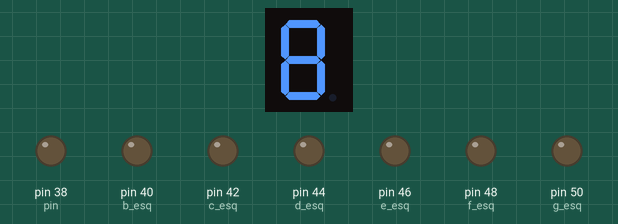
Simulated run of this sketch. Board: Arduino Mega 2560, built with avr-gcc and run on an emulated ATmega2560. Shown: 1-digit seven-segment display, output pins drawn as LEDs (lit = HIGH). Wiring (inferred from the names in the program): 1-digit 7-segment display, segments lit when LOW: segments pin 5, pin 6, pin 7, pin 8, pin 9, pin 10, pin 11. The segment pins are drawn as the display they are named for; pins used as bus, display or sensor lines are not drawn.

Above: at 0.1 s.
At 4.1 s:
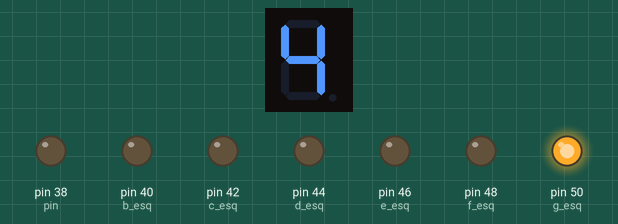
At 8.2 s:
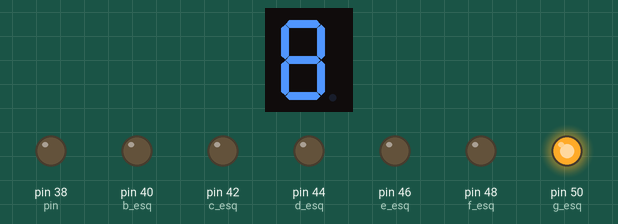
At 17.3 s:
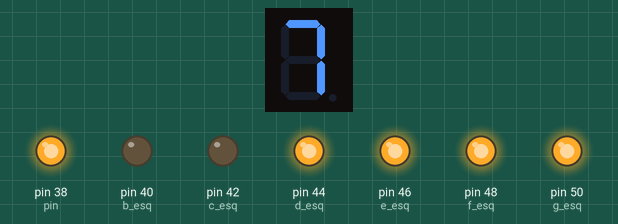
At 26.3 s:
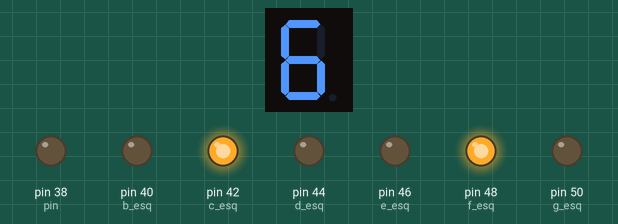
At 35.3 s:
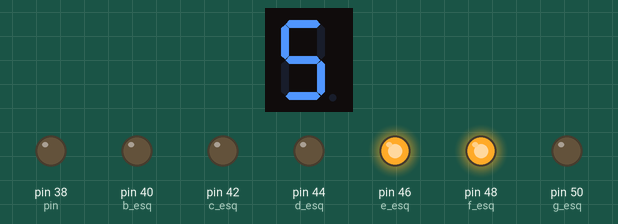
Timing chart, 0 to 36.8 s (numbered marks = the images above):
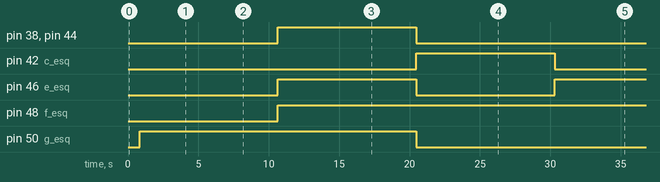

The sketch:

CONTADOR_99.ino
```cpp
//Giuliana Leon - ATIVIDADE DISPLAY - CONTADOR DE 0 A 99

volatile long counter = 0;
volatile long counterDireita = 0;
volatile long counterEsquerda = 0;
int ctrl_timer1;
int ctrl_timer2;

int digitoEsquerda[10][7]= {           //Matriz para controlar os segmentos    LOW = 1 APAGA     HIGH = 0 ACENDE
  {0,0,0,0,0,0,1},  //0
  {1,0,0,1,1,1,1},  //1
  {0,0,1,0,0,1,0},  //2
  {0,0,0,0,1,1,0},  //3
  {1,0,0,1,1,0,0},  //4
  {0,1,0,0,1,0,0},  //5
  {0,1,0,0,0,0,0},  //6
  {0,0,0,1,1,1,1},  //7
  {0,0,0,0,0,0,0},  //8
  {0,0,0,1,1,0,0},  //9
};

int digitoDireita[10][7]= {           //Matriz para controlar os segmentos     LOW = 0 APAGA     HIGH = 1 ACENDE   CATODO
  {0,0,0,0,0,0,1},  //0
  {1,0,0,1,1,1,1},  //1
  {0,0,1,0,0,1,0},  //2
  {0,0,0,0,1,1,0},  //3
  {1,0,0,1,1,0,0},  //4
  {0,1,0,0,1,0,0},  //5
  {0,1,0,0,0,0,0},  //6
  {0,0,0,1,1,1,1},  //7
  {0,0,0,0,0,0,0},  //8
  {0,0,0,1,1,0,0},  //9
};


void setup() {

  pinMode(38, OUTPUT); //a_esq
  pinMode(40, OUTPUT); //b_esq
  pinMode(42, OUTPUT); //c_esq
  pinMode(44, OUTPUT); //d_esq
  pinMode(46, OUTPUT); //e_esq
  pinMode(48, OUTPUT); //f_esq
  pinMode(50, OUTPUT); //g_esq

  pinMode(5, OUTPUT); //a_dir
  pinMode(6, OUTPUT); //b_dir
  pinMode(7, OUTPUT); //c_dir
  pinMode(8, OUTPUT); //d_dir
  pinMode(9, OUTPUT); //e_dir
  pinMode(10, OUTPUT); //f_dir
  pinMode(11, OUTPUT); //g_dir

  //TIMER 1 OVERFLOW
  TCCR1A = 0;
  TCCR1B = 0;
  TIMSK1 |= (1 << TOIE1);
  TCCR1B = 1;
  TCNT1 = 0;

  //TIMER 2 OVERFLOW
  TCCR2A = 0;
  TCCR2B = 7;
  TCNT2 = 0;        //registrador de contagem
  TIMSK2 = 1;       //habilita interrupçao do timer2

}

void letraEsquerda (int n){                           //Função para mostrar o digito solicitado

  int let = 0;
  int pin = 38;

  for(let = 0 ; let < 7 ; let++){                     //Percorrendo o array para ligar os segmentos correspondentes ao digito
    digitalWrite(pin ,digitoEsquerda[n][let]);
    pin = pin + 2;
  }
}

void letraDireita (int n){      //Função para mostrar o digito solicitado

  int let = 0;
  int pin2 = 5;

  for(let = 0 ; let < 7 ; let++){            //Percorrendo o array para ligar os segmentos correspondentes ao digito
    digitalWrite(pin2 ,digitoDireita[n][let]);
    ++pin2;
  }
}

void loop() {
}

ISR (TIMER1_OVF_vect){                                              //PERIOCIDADE DE ATUALIZAÇÃO DO DISPLAY (VALOR QUE SERÁ APRESENTADO)

  ctrl_timer1++;

  if(ctrl_timer1 == 245){                                                 //1 segundo
    if(counterDireita == 9){                                                //10  20  30  40  50  60  70  80  90
    counterEsquerda++;
    counterDireita = 0;
  }else{
    counterDireita++;
  }
  if(counterEsquerda == 9 && counterDireita == 9){                                  //Quando chegar em 99
    counterEsquerda = 0;
    counterDireita = 0;
  }
   ctrl_timer1 = 0;
  }

  TCNT1 = 0;
}

ISR (TIMER2_OVF_vect){                                  //PERIOCIDADE QUE O LED PISCA (APRESENTAÇÃO DO VALOR NO DISPLAY)

  TCNT2 = 0;
  ctrl_timer2++;

  if(ctrl_timer2 == 50){
    letraEsquerda(counterEsquerda);
    letraDireita(counterDireita);
    ctrl_timer2 = 0;
  }
}
```

Measured:
- by itself, pin 38 (pin), pin 44 (d_esq): LOW → HIGH at 10.6 s, → LOW 9.8 s later
- by itself, pin 42 (c_esq): LOW → HIGH at 20.5 s, → LOW 9.8 s later
- by itself, pin 46 (e_esq): LOW → HIGH at 10.6 s, → LOW 9.8 s later, → HIGH 9.8 s later
- by itself, pin 48 (f_esq): LOW → HIGH at 10.6 s
- by itself, pin 50 (g_esq): LOW → HIGH at 0.82 s, → LOW 19.7 s later
- what the display in image 1 shows lasts 1.6 s, from 4.1 s to 5.7 s
